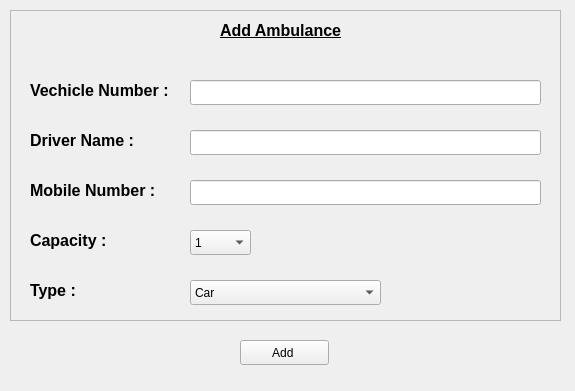
<?xml version="1.0" encoding="UTF-8"?>
<ui version="4.0">
 <class>Form</class>
 <widget class="QWidget" name="Form">
  <property name="geometry">
   <rect>
    <x>0</x>
    <y>0</y>
    <width>575</width>
    <height>391</height>
   </rect>
  </property>
  <property name="windowTitle">
   <string>Add Ambulance</string>
  </property>
  <widget class="QFrame" name="frame">
   <property name="geometry">
    <rect>
     <x>10</x>
     <y>10</y>
     <width>551</width>
     <height>311</height>
    </rect>
   </property>
   <property name="frameShape">
    <enum>QFrame::StyledPanel</enum>
   </property>
   <property name="frameShadow">
    <enum>QFrame::Raised</enum>
   </property>
   <widget class="QLabel" name="ambulanceListLabel">
    <property name="geometry">
     <rect>
      <x>210</x>
      <y>0</y>
      <width>191</width>
      <height>41</height>
     </rect>
    </property>
    <property name="styleSheet">
     <string notr="true">font-size:12pt;
font-weight: bold;</string>
    </property>
    <property name="text">
     <string>&lt;html&gt;&lt;head/&gt;&lt;body&gt;&lt;p&gt;&lt;span style=&quot; font-size:12pt; text-decoration: underline;&quot;&gt;Add Ambulance&lt;/span&gt;&lt;/p&gt;&lt;/body&gt;&lt;/html&gt;</string>
    </property>
   </widget>
   <widget class="QLabel" name="vechicleNumberLabel">
    <property name="geometry">
     <rect>
      <x>20</x>
      <y>60</y>
      <width>151</width>
      <height>41</height>
     </rect>
    </property>
    <property name="styleSheet">
     <string notr="true">font-size:12pt;
font-weight: bold;</string>
    </property>
    <property name="text">
     <string>&lt;html&gt;&lt;head/&gt;&lt;body&gt;&lt;p&gt;&lt;span style=&quot; font-size:12pt;&quot;&gt;Vechicle Number :&lt;/span&gt;&lt;/p&gt;&lt;/body&gt;&lt;/html&gt;</string>
    </property>
   </widget>
   <widget class="QLabel" name="driverNameLabel">
    <property name="geometry">
     <rect>
      <x>20</x>
      <y>110</y>
      <width>151</width>
      <height>41</height>
     </rect>
    </property>
    <property name="styleSheet">
     <string notr="true">font-size:12pt;
font-weight: bold;</string>
    </property>
    <property name="text">
     <string>&lt;html&gt;&lt;head/&gt;&lt;body&gt;&lt;p&gt;Driver Name : &lt;/p&gt;&lt;/body&gt;&lt;/html&gt;</string>
    </property>
   </widget>
   <widget class="QLabel" name="capacityLabel">
    <property name="geometry">
     <rect>
      <x>20</x>
      <y>210</y>
      <width>91</width>
      <height>41</height>
     </rect>
    </property>
    <property name="styleSheet">
     <string notr="true">font-size:12pt;
font-weight: bold;</string>
    </property>
    <property name="text">
     <string>&lt;html&gt;&lt;head/&gt;&lt;body&gt;&lt;p&gt;&lt;span style=&quot; font-size:12pt;&quot;&gt;Capacity :&lt;/span&gt;&lt;/p&gt;&lt;/body&gt;&lt;/html&gt;</string>
    </property>
   </widget>
   <widget class="QLabel" name="mobileNumberLabel">
    <property name="geometry">
     <rect>
      <x>20</x>
      <y>160</y>
      <width>151</width>
      <height>41</height>
     </rect>
    </property>
    <property name="styleSheet">
     <string notr="true">font-size:12pt;
font-weight: bold;</string>
    </property>
    <property name="text">
     <string>&lt;html&gt;&lt;head/&gt;&lt;body&gt;&lt;p&gt;&lt;span style=&quot; font-size:12pt;&quot;&gt;Mobile Number :&lt;/span&gt;&lt;/p&gt;&lt;/body&gt;&lt;/html&gt;</string>
    </property>
   </widget>
   <widget class="QLabel" name="typeLabel">
    <property name="geometry">
     <rect>
      <x>20</x>
      <y>260</y>
      <width>71</width>
      <height>41</height>
     </rect>
    </property>
    <property name="styleSheet">
     <string notr="true">font-size:12pt;
font-weight: bold;</string>
    </property>
    <property name="text">
     <string>&lt;html&gt;&lt;head/&gt;&lt;body&gt;&lt;p&gt;&lt;span style=&quot; font-size:12pt;&quot;&gt;Type : &lt;/span&gt;&lt;/p&gt;&lt;/body&gt;&lt;/html&gt;</string>
    </property>
   </widget>
   <widget class="QComboBox" name="capacityComboBox">
    <property name="geometry">
     <rect>
      <x>180</x>
      <y>220</y>
      <width>61</width>
      <height>25</height>
     </rect>
    </property>
    <item>
     <property name="text">
      <string>1</string>
     </property>
    </item>
    <item>
     <property name="text">
      <string>2</string>
     </property>
    </item>
    <item>
     <property name="text">
      <string>3</string>
     </property>
    </item>
    <item>
     <property name="text">
      <string>4</string>
     </property>
    </item>
    <item>
     <property name="text">
      <string>5</string>
     </property>
    </item>
    <item>
     <property name="text">
      <string>6</string>
     </property>
    </item>
    <item>
     <property name="text">
      <string>7</string>
     </property>
    </item>
    <item>
     <property name="text">
      <string>8</string>
     </property>
    </item>
    <item>
     <property name="text">
      <string>9</string>
     </property>
    </item>
    <item>
     <property name="text">
      <string>10</string>
     </property>
    </item>
    <item>
     <property name="text">
      <string>11</string>
     </property>
    </item>
    <item>
     <property name="text">
      <string>12</string>
     </property>
    </item>
   </widget>
   <widget class="QComboBox" name="typeCombobox">
    <property name="geometry">
     <rect>
      <x>180</x>
      <y>270</y>
      <width>191</width>
      <height>25</height>
     </rect>
    </property>
    <item>
     <property name="text">
      <string>Car</string>
     </property>
    </item>
    <item>
     <property name="text">
      <string>Bus</string>
     </property>
    </item>
    <item>
     <property name="text">
      <string>Van</string>
     </property>
    </item>
    <item>
     <property name="text">
      <string>Magic</string>
     </property>
    </item>
    <item>
     <property name="text">
      <string>Sumo</string>
     </property>
    </item>
   </widget>
   <widget class="QLineEdit" name="vechicleNumber">
    <property name="geometry">
     <rect>
      <x>180</x>
      <y>70</y>
      <width>351</width>
      <height>25</height>
     </rect>
    </property>
   </widget>
   <widget class="QLineEdit" name="driverName">
    <property name="geometry">
     <rect>
      <x>180</x>
      <y>120</y>
      <width>351</width>
      <height>25</height>
     </rect>
    </property>
   </widget>
   <widget class="QLineEdit" name="mobileNumber">
    <property name="geometry">
     <rect>
      <x>180</x>
      <y>170</y>
      <width>351</width>
      <height>25</height>
     </rect>
    </property>
   </widget>
  </widget>
  <widget class="QPushButton" name="addButton">
   <property name="geometry">
    <rect>
     <x>240</x>
     <y>340</y>
     <width>89</width>
     <height>25</height>
    </rect>
   </property>
   <property name="text">
    <string>Add </string>
   </property>
  </widget>
 </widget>
 <resources/>
 <connections/>
</ui>
